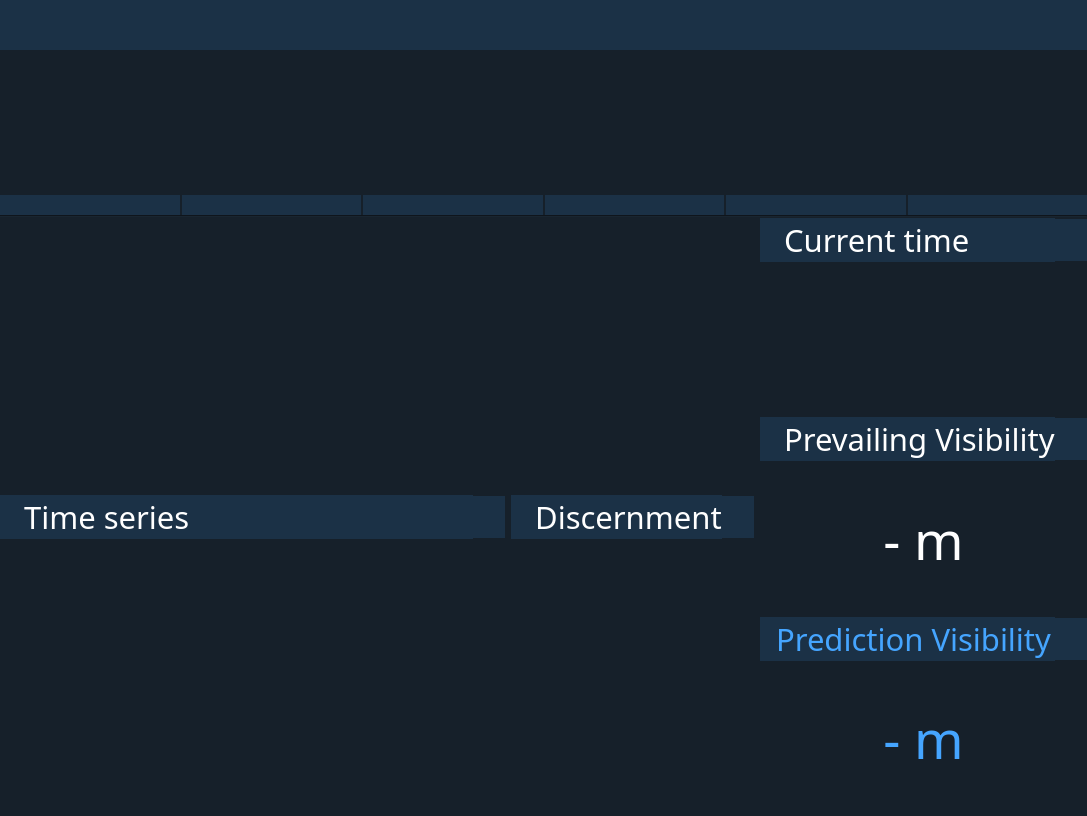
<?xml version="1.0" encoding="UTF-8"?>
<ui version="4.0">
 <class>MainWindow</class>
 <widget class="QMainWindow" name="MainWindow">
  <property name="enabled">
   <bool>true</bool>
  </property>
  <property name="geometry">
   <rect>
    <x>0</x>
    <y>0</y>
    <width>1087</width>
    <height>816</height>
   </rect>
  </property>
  <property name="sizePolicy">
   <sizepolicy hsizetype="Preferred" vsizetype="Preferred">
    <horstretch>0</horstretch>
    <verstretch>0</verstretch>
   </sizepolicy>
  </property>
  <property name="minimumSize">
   <size>
    <width>400</width>
    <height>300</height>
   </size>
  </property>
  <property name="font">
   <font>
    <pointsize>9</pointsize>
    <weight>50</weight>
    <italic>false</italic>
    <bold>false</bold>
   </font>
  </property>
  <property name="mouseTracking">
   <bool>false</bool>
  </property>
  <property name="windowTitle">
   <string>JS-08</string>
  </property>
  <property name="windowIcon">
   <iconset>
    <normaloff>asset/logo.png</normaloff>asset/logo.png</iconset>
  </property>
  <property name="styleSheet">
   <string notr="true">background-color:rgb(22,32,42);
color: rgb(255, 255, 255);</string>
  </property>
  <widget class="QWidget" name="centralwidget">
   <property name="maximumSize">
    <size>
     <width>16777215</width>
     <height>16777215</height>
    </size>
   </property>
   <property name="mouseTracking">
    <bool>false</bool>
   </property>
   <property name="styleSheet">
    <string notr="true"/>
   </property>
   <layout class="QGridLayout" name="gridLayout">
    <property name="leftMargin">
     <number>0</number>
    </property>
    <property name="topMargin">
     <number>0</number>
    </property>
    <property name="rightMargin">
     <number>0</number>
    </property>
    <property name="bottomMargin">
     <number>0</number>
    </property>
    <property name="spacing">
     <number>0</number>
    </property>
    <item row="0" column="0">
     <layout class="QVBoxLayout" name="verticalLayout" stretch="1,10,0,3,0,0">
      <property name="spacing">
       <number>0</number>
      </property>
      <property name="leftMargin">
       <number>0</number>
      </property>
      <property name="rightMargin">
       <number>0</number>
      </property>
      <item>
       <layout class="QHBoxLayout" name="monitoring_horizontalLayout">
        <property name="spacing">
         <number>0</number>
        </property>
        <item>
         <widget class="QLabel" name="thumbnail_info_label_2">
          <property name="sizePolicy">
           <sizepolicy hsizetype="Maximum" vsizetype="Maximum">
            <horstretch>0</horstretch>
            <verstretch>0</verstretch>
           </sizepolicy>
          </property>
          <property name="minimumSize">
           <size>
            <width>0</width>
            <height>50</height>
           </size>
          </property>
          <property name="font">
           <font>
            <family>Noto Sans</family>
            <pointsize>30</pointsize>
           </font>
          </property>
          <property name="styleSheet">
           <string notr="true">background-color:rgb(27,49,70);
color: rgb(255, 0, 0);</string>
          </property>
          <property name="text">
           <string/>
          </property>
         </widget>
        </item>
        <item>
         <widget class="QPushButton" name="logo">
          <property name="sizePolicy">
           <sizepolicy hsizetype="Maximum" vsizetype="Maximum">
            <horstretch>0</horstretch>
            <verstretch>0</verstretch>
           </sizepolicy>
          </property>
          <property name="minimumSize">
           <size>
            <width>0</width>
            <height>50</height>
           </size>
          </property>
          <property name="styleSheet">
           <string notr="true">border:0px;
background-color: #1b3146;</string>
          </property>
          <property name="text">
           <string/>
          </property>
          <property name="icon">
           <iconset>
            <normaloff>asset/f_logo.png</normaloff>asset/f_logo.png</iconset>
          </property>
          <property name="iconSize">
           <size>
            <width>295</width>
            <height>50</height>
           </size>
          </property>
          <property name="autoRepeatDelay">
           <number>300</number>
          </property>
          <property name="autoDefault">
           <bool>true</bool>
          </property>
          <property name="default">
           <bool>true</bool>
          </property>
          <property name="flat">
           <bool>true</bool>
          </property>
         </widget>
        </item>
        <item>
         <widget class="QLabel" name="thumbnail_info_label">
          <property name="sizePolicy">
           <sizepolicy hsizetype="Minimum" vsizetype="Maximum">
            <horstretch>0</horstretch>
            <verstretch>0</verstretch>
           </sizepolicy>
          </property>
          <property name="minimumSize">
           <size>
            <width>0</width>
            <height>50</height>
           </size>
          </property>
          <property name="font">
           <font>
            <family>Noto Sans</family>
            <pointsize>30</pointsize>
           </font>
          </property>
          <property name="styleSheet">
           <string notr="true">background-color:rgb(27,49,70);
color: rgb(255, 0, 0);</string>
          </property>
          <property name="text">
           <string/>
          </property>
         </widget>
        </item>
        <item>
         <widget class="QPushButton" name="maxfev_alert">
          <property name="sizePolicy">
           <sizepolicy hsizetype="Maximum" vsizetype="Maximum">
            <horstretch>0</horstretch>
            <verstretch>0</verstretch>
           </sizepolicy>
          </property>
          <property name="minimumSize">
           <size>
            <width>0</width>
            <height>50</height>
           </size>
          </property>
          <property name="toolTip">
           <string>Optimal parameters not found: Number of calls to function has reached max fev = 5000.</string>
          </property>
          <property name="styleSheet">
           <string notr="true">border:0px;
background-color: #1b3146;</string>
          </property>
          <property name="text">
           <string/>
          </property>
          <property name="icon">
           <iconset>
            <normaloff>asset/alert.png</normaloff>asset/alert.png</iconset>
          </property>
          <property name="iconSize">
           <size>
            <width>30</width>
            <height>30</height>
           </size>
          </property>
          <property name="autoDefault">
           <bool>true</bool>
          </property>
          <property name="default">
           <bool>true</bool>
          </property>
          <property name="flat">
           <bool>true</bool>
          </property>
         </widget>
        </item>
        <item>
         <widget class="QLabel" name="blank_label_2">
          <property name="sizePolicy">
           <sizepolicy hsizetype="Maximum" vsizetype="Maximum">
            <horstretch>0</horstretch>
            <verstretch>0</verstretch>
           </sizepolicy>
          </property>
          <property name="minimumSize">
           <size>
            <width>16</width>
            <height>50</height>
           </size>
          </property>
          <property name="styleSheet">
           <string notr="true">border:0px;
background-color: #1b3146;</string>
          </property>
          <property name="text">
           <string/>
          </property>
         </widget>
        </item>
        <item>
         <widget class="QPushButton" name="alert">
          <property name="sizePolicy">
           <sizepolicy hsizetype="Maximum" vsizetype="Maximum">
            <horstretch>0</horstretch>
            <verstretch>0</verstretch>
           </sizepolicy>
          </property>
          <property name="minimumSize">
           <size>
            <width>0</width>
            <height>50</height>
           </size>
          </property>
          <property name="styleSheet">
           <string notr="true">border:0px;
background-color: #1b3146;</string>
          </property>
          <property name="text">
           <string/>
          </property>
          <property name="icon">
           <iconset>
            <normaloff>asset/green.png</normaloff>asset/green.png</iconset>
          </property>
          <property name="iconSize">
           <size>
            <width>30</width>
            <height>30</height>
           </size>
          </property>
          <property name="autoDefault">
           <bool>true</bool>
          </property>
          <property name="default">
           <bool>true</bool>
          </property>
          <property name="flat">
           <bool>true</bool>
          </property>
         </widget>
        </item>
        <item>
         <widget class="QLabel" name="blank_label_3">
          <property name="sizePolicy">
           <sizepolicy hsizetype="Maximum" vsizetype="Maximum">
            <horstretch>0</horstretch>
            <verstretch>0</verstretch>
           </sizepolicy>
          </property>
          <property name="minimumSize">
           <size>
            <width>16</width>
            <height>50</height>
           </size>
          </property>
          <property name="styleSheet">
           <string notr="true">border:0px;
background-color: #1b3146;</string>
          </property>
          <property name="text">
           <string/>
          </property>
         </widget>
        </item>
        <item>
         <widget class="QPushButton" name="log_view">
          <property name="sizePolicy">
           <sizepolicy hsizetype="Maximum" vsizetype="Maximum">
            <horstretch>0</horstretch>
            <verstretch>0</verstretch>
           </sizepolicy>
          </property>
          <property name="minimumSize">
           <size>
            <width>0</width>
            <height>50</height>
           </size>
          </property>
          <property name="cursor">
           <cursorShape>OpenHandCursor</cursorShape>
          </property>
          <property name="styleSheet">
           <string notr="true">border:0px;
background-color: #1b3146;</string>
          </property>
          <property name="text">
           <string/>
          </property>
          <property name="icon">
           <iconset>
            <normaloff>asset/log.png</normaloff>asset/log.png</iconset>
          </property>
          <property name="iconSize">
           <size>
            <width>40</width>
            <height>40</height>
           </size>
          </property>
          <property name="checkable">
           <bool>false</bool>
          </property>
          <property name="autoDefault">
           <bool>true</bool>
          </property>
          <property name="default">
           <bool>true</bool>
          </property>
          <property name="flat">
           <bool>true</bool>
          </property>
         </widget>
        </item>
        <item>
         <widget class="QLabel" name="blank_label">
          <property name="sizePolicy">
           <sizepolicy hsizetype="Maximum" vsizetype="Maximum">
            <horstretch>0</horstretch>
            <verstretch>0</verstretch>
           </sizepolicy>
          </property>
          <property name="minimumSize">
           <size>
            <width>16</width>
            <height>50</height>
           </size>
          </property>
          <property name="styleSheet">
           <string notr="true">border:0px;
background-color: #1b3146;</string>
          </property>
          <property name="text">
           <string/>
          </property>
         </widget>
        </item>
        <item>
         <widget class="QPushButton" name="setting_button">
          <property name="enabled">
           <bool>true</bool>
          </property>
          <property name="sizePolicy">
           <sizepolicy hsizetype="Maximum" vsizetype="Maximum">
            <horstretch>0</horstretch>
            <verstretch>0</verstretch>
           </sizepolicy>
          </property>
          <property name="minimumSize">
           <size>
            <width>0</width>
            <height>50</height>
           </size>
          </property>
          <property name="cursor">
           <cursorShape>OpenHandCursor</cursorShape>
          </property>
          <property name="styleSheet">
           <string notr="true">border:0px;
background-color: #1b3146;</string>
          </property>
          <property name="text">
           <string/>
          </property>
          <property name="icon">
           <iconset>
            <normaloff>asset/settings.png</normaloff>asset/settings.png</iconset>
          </property>
          <property name="iconSize">
           <size>
            <width>40</width>
            <height>40</height>
           </size>
          </property>
          <property name="autoDefault">
           <bool>true</bool>
          </property>
          <property name="default">
           <bool>true</bool>
          </property>
          <property name="flat">
           <bool>true</bool>
          </property>
         </widget>
        </item>
       </layout>
      </item>
      <item>
       <layout class="QHBoxLayout" name="horizontalLayout_3">
        <item>
         <widget class="QLabel" name="front_label">
          <property name="sizePolicy">
           <sizepolicy hsizetype="Preferred" vsizetype="Maximum">
            <horstretch>0</horstretch>
            <verstretch>0</verstretch>
           </sizepolicy>
          </property>
          <property name="text">
           <string/>
          </property>
         </widget>
        </item>
        <item>
         <widget class="QLabel" name="rear_label">
          <property name="sizePolicy">
           <sizepolicy hsizetype="Preferred" vsizetype="Maximum">
            <horstretch>0</horstretch>
            <verstretch>0</verstretch>
           </sizepolicy>
          </property>
          <property name="text">
           <string/>
          </property>
         </widget>
        </item>
       </layout>
      </item>
      <item>
       <layout class="QVBoxLayout" name="camera_verticalLayout" stretch="0">
        <property name="spacing">
         <number>0</number>
        </property>
        <property name="sizeConstraint">
         <enum>QLayout::SetMaximumSize</enum>
        </property>
        <item>
         <layout class="QHBoxLayout" name="video_horizontalLayout">
          <property name="spacing">
           <number>0</number>
          </property>
          <property name="topMargin">
           <number>0</number>
          </property>
          <property name="bottomMargin">
           <number>0</number>
          </property>
         </layout>
        </item>
       </layout>
      </item>
      <item>
       <layout class="QHBoxLayout" name="thumbnail_horizontalLayout">
        <property name="spacing">
         <number>2</number>
        </property>
        <item>
         <layout class="QVBoxLayout" name="ago6hour_verticalLayout">
          <property name="spacing">
           <number>0</number>
          </property>
          <item>
           <widget class="QLabel" name="label_6hour">
            <property name="sizePolicy">
             <sizepolicy hsizetype="Minimum" vsizetype="Preferred">
              <horstretch>0</horstretch>
              <verstretch>0</verstretch>
             </sizepolicy>
            </property>
            <property name="minimumSize">
             <size>
              <width>0</width>
              <height>0</height>
             </size>
            </property>
            <property name="maximumSize">
             <size>
              <width>16777215</width>
              <height>131</height>
             </size>
            </property>
            <property name="styleSheet">
             <string notr="true"/>
            </property>
            <property name="text">
             <string/>
            </property>
           </widget>
          </item>
          <item>
           <widget class="QLabel" name="label_6hour_time">
            <property name="sizePolicy">
             <sizepolicy hsizetype="Preferred" vsizetype="Maximum">
              <horstretch>0</horstretch>
              <verstretch>0</verstretch>
             </sizepolicy>
            </property>
            <property name="font">
             <font>
              <family>Noto Sans</family>
              <pointsize>11</pointsize>
              <weight>75</weight>
              <bold>true</bold>
             </font>
            </property>
            <property name="styleSheet">
             <string notr="true">background-color:rgb(27,49,70);
color:#ffffff;</string>
            </property>
            <property name="text">
             <string/>
            </property>
            <property name="alignment">
             <set>Qt::AlignCenter</set>
            </property>
           </widget>
          </item>
         </layout>
        </item>
        <item>
         <layout class="QVBoxLayout" name="ago5hour_verticalLayout">
          <property name="spacing">
           <number>0</number>
          </property>
          <item>
           <widget class="QLabel" name="label_5hour">
            <property name="sizePolicy">
             <sizepolicy hsizetype="Minimum" vsizetype="Preferred">
              <horstretch>0</horstretch>
              <verstretch>0</verstretch>
             </sizepolicy>
            </property>
            <property name="minimumSize">
             <size>
              <width>0</width>
              <height>0</height>
             </size>
            </property>
            <property name="maximumSize">
             <size>
              <width>16777215</width>
              <height>131</height>
             </size>
            </property>
            <property name="styleSheet">
             <string notr="true"/>
            </property>
            <property name="text">
             <string/>
            </property>
           </widget>
          </item>
          <item>
           <widget class="QLabel" name="label_5hour_time">
            <property name="sizePolicy">
             <sizepolicy hsizetype="Preferred" vsizetype="Maximum">
              <horstretch>0</horstretch>
              <verstretch>0</verstretch>
             </sizepolicy>
            </property>
            <property name="font">
             <font>
              <family>Noto Sans</family>
              <pointsize>11</pointsize>
              <weight>75</weight>
              <bold>true</bold>
             </font>
            </property>
            <property name="styleSheet">
             <string notr="true">background-color:rgb(27,49,70);
color:#ffffff;</string>
            </property>
            <property name="text">
             <string/>
            </property>
            <property name="alignment">
             <set>Qt::AlignCenter</set>
            </property>
           </widget>
          </item>
         </layout>
        </item>
        <item>
         <layout class="QVBoxLayout" name="ago4hour_verticalLayout">
          <property name="spacing">
           <number>0</number>
          </property>
          <item>
           <widget class="QLabel" name="label_4hour">
            <property name="sizePolicy">
             <sizepolicy hsizetype="Minimum" vsizetype="Preferred">
              <horstretch>0</horstretch>
              <verstretch>0</verstretch>
             </sizepolicy>
            </property>
            <property name="minimumSize">
             <size>
              <width>0</width>
              <height>0</height>
             </size>
            </property>
            <property name="maximumSize">
             <size>
              <width>16777215</width>
              <height>131</height>
             </size>
            </property>
            <property name="styleSheet">
             <string notr="true"/>
            </property>
            <property name="text">
             <string/>
            </property>
           </widget>
          </item>
          <item>
           <widget class="QLabel" name="label_4hour_time">
            <property name="sizePolicy">
             <sizepolicy hsizetype="Preferred" vsizetype="Maximum">
              <horstretch>0</horstretch>
              <verstretch>0</verstretch>
             </sizepolicy>
            </property>
            <property name="font">
             <font>
              <family>Noto Sans</family>
              <pointsize>11</pointsize>
              <weight>75</weight>
              <bold>true</bold>
             </font>
            </property>
            <property name="styleSheet">
             <string notr="true">background-color:rgb(27,49,70);
color:#ffffff;</string>
            </property>
            <property name="text">
             <string/>
            </property>
            <property name="alignment">
             <set>Qt::AlignCenter</set>
            </property>
           </widget>
          </item>
         </layout>
        </item>
        <item>
         <layout class="QVBoxLayout" name="ago3hour_verticalLayout">
          <property name="spacing">
           <number>0</number>
          </property>
          <item>
           <widget class="QLabel" name="label_3hour">
            <property name="sizePolicy">
             <sizepolicy hsizetype="Minimum" vsizetype="Preferred">
              <horstretch>0</horstretch>
              <verstretch>0</verstretch>
             </sizepolicy>
            </property>
            <property name="minimumSize">
             <size>
              <width>0</width>
              <height>0</height>
             </size>
            </property>
            <property name="maximumSize">
             <size>
              <width>16777215</width>
              <height>131</height>
             </size>
            </property>
            <property name="styleSheet">
             <string notr="true"/>
            </property>
            <property name="text">
             <string/>
            </property>
           </widget>
          </item>
          <item>
           <widget class="QLabel" name="label_3hour_time">
            <property name="sizePolicy">
             <sizepolicy hsizetype="Preferred" vsizetype="Maximum">
              <horstretch>0</horstretch>
              <verstretch>0</verstretch>
             </sizepolicy>
            </property>
            <property name="font">
             <font>
              <family>Noto Sans</family>
              <pointsize>11</pointsize>
              <weight>75</weight>
              <bold>true</bold>
             </font>
            </property>
            <property name="styleSheet">
             <string notr="true">background-color:rgb(27,49,70);
color:#ffffff;</string>
            </property>
            <property name="text">
             <string/>
            </property>
            <property name="alignment">
             <set>Qt::AlignCenter</set>
            </property>
           </widget>
          </item>
         </layout>
        </item>
        <item>
         <layout class="QVBoxLayout" name="ago2hour_verticalLayout">
          <property name="spacing">
           <number>0</number>
          </property>
          <item>
           <widget class="QLabel" name="label_2hour">
            <property name="sizePolicy">
             <sizepolicy hsizetype="Minimum" vsizetype="Preferred">
              <horstretch>0</horstretch>
              <verstretch>0</verstretch>
             </sizepolicy>
            </property>
            <property name="minimumSize">
             <size>
              <width>0</width>
              <height>0</height>
             </size>
            </property>
            <property name="maximumSize">
             <size>
              <width>16777215</width>
              <height>131</height>
             </size>
            </property>
            <property name="styleSheet">
             <string notr="true"/>
            </property>
            <property name="text">
             <string/>
            </property>
           </widget>
          </item>
          <item>
           <widget class="QLabel" name="label_2hour_time">
            <property name="sizePolicy">
             <sizepolicy hsizetype="Preferred" vsizetype="Maximum">
              <horstretch>0</horstretch>
              <verstretch>0</verstretch>
             </sizepolicy>
            </property>
            <property name="font">
             <font>
              <family>Noto Sans</family>
              <pointsize>11</pointsize>
              <weight>75</weight>
              <bold>true</bold>
             </font>
            </property>
            <property name="styleSheet">
             <string notr="true">background-color:rgb(27,49,70);
color:#ffffff;</string>
            </property>
            <property name="text">
             <string/>
            </property>
            <property name="alignment">
             <set>Qt::AlignCenter</set>
            </property>
           </widget>
          </item>
         </layout>
        </item>
        <item>
         <layout class="QVBoxLayout" name="ago1hour_verticalLayout">
          <property name="spacing">
           <number>0</number>
          </property>
          <item>
           <widget class="QLabel" name="label_1hour">
            <property name="sizePolicy">
             <sizepolicy hsizetype="Minimum" vsizetype="Preferred">
              <horstretch>0</horstretch>
              <verstretch>0</verstretch>
             </sizepolicy>
            </property>
            <property name="minimumSize">
             <size>
              <width>0</width>
              <height>0</height>
             </size>
            </property>
            <property name="maximumSize">
             <size>
              <width>16777215</width>
              <height>131</height>
             </size>
            </property>
            <property name="styleSheet">
             <string notr="true"/>
            </property>
            <property name="text">
             <string/>
            </property>
           </widget>
          </item>
          <item>
           <widget class="QLabel" name="label_1hour_time">
            <property name="sizePolicy">
             <sizepolicy hsizetype="Preferred" vsizetype="Maximum">
              <horstretch>0</horstretch>
              <verstretch>0</verstretch>
             </sizepolicy>
            </property>
            <property name="font">
             <font>
              <family>Noto Sans</family>
              <pointsize>11</pointsize>
              <weight>75</weight>
              <bold>true</bold>
             </font>
            </property>
            <property name="styleSheet">
             <string notr="true">background-color:rgb(27,49,70);
color:#ffffff;</string>
            </property>
            <property name="text">
             <string/>
            </property>
            <property name="alignment">
             <set>Qt::AlignCenter</set>
            </property>
           </widget>
          </item>
         </layout>
        </item>
       </layout>
      </item>
      <item>
       <widget class="Line" name="line">
        <property name="orientation">
         <enum>Qt::Horizontal</enum>
        </property>
       </widget>
      </item>
      <item>
       <layout class="QHBoxLayout" name="data_horizontalLayout" stretch="3,2,0">
        <property name="sizeConstraint">
         <enum>QLayout::SetMinimumSize</enum>
        </property>
        <item>
         <layout class="QHBoxLayout" name="horizontalLayout">
          <property name="spacing">
           <number>6</number>
          </property>
          <item>
           <layout class="QVBoxLayout" name="verticalLayout_2">
            <property name="spacing">
             <number>0</number>
            </property>
            <item>
             <layout class="QHBoxLayout" name="horizontalLayout_2">
              <property name="spacing">
               <number>0</number>
              </property>
              <item>
               <widget class="QLabel" name="timeseries_label_2">
                <property name="sizePolicy">
                 <sizepolicy hsizetype="Minimum" vsizetype="Maximum">
                  <horstretch>0</horstretch>
                  <verstretch>0</verstretch>
                 </sizepolicy>
                </property>
                <property name="font">
                 <font>
                  <family>Noto Sans</family>
                  <pointsize>23</pointsize>
                 </font>
                </property>
                <property name="styleSheet">
                 <string notr="true">background-color:rgb(27,49,70);
color: #ffffff;</string>
                </property>
                <property name="text">
                 <string>   Time series</string>
                </property>
               </widget>
              </item>
              <item>
               <widget class="QPushButton" name="timeseries_button_2">
                <property name="sizePolicy">
                 <sizepolicy hsizetype="Maximum" vsizetype="Maximum">
                  <horstretch>0</horstretch>
                  <verstretch>0</verstretch>
                 </sizepolicy>
                </property>
                <property name="minimumSize">
                 <size>
                  <width>0</width>
                  <height>42</height>
                 </size>
                </property>
                <property name="styleSheet">
                 <string notr="true">border:0px;
background-color: #1b3146;</string>
                </property>
                <property name="text">
                 <string/>
                </property>
                <property name="icon">
                 <iconset>
                  <normaloff>asset/graph.png</normaloff>asset/graph.png</iconset>
                </property>
                <property name="iconSize">
                 <size>
                  <width>32</width>
                  <height>32</height>
                 </size>
                </property>
                <property name="autoDefault">
                 <bool>true</bool>
                </property>
                <property name="default">
                 <bool>true</bool>
                </property>
                <property name="flat">
                 <bool>true</bool>
                </property>
               </widget>
              </item>
             </layout>
            </item>
            <item>
             <layout class="QVBoxLayout" name="graph_horizontalLayout"/>
            </item>
           </layout>
          </item>
          <item>
           <layout class="QVBoxLayout" name="timeseries_verticalLayout">
            <property name="spacing">
             <number>0</number>
            </property>
            <property name="sizeConstraint">
             <enum>QLayout::SetMinimumSize</enum>
            </property>
            <property name="rightMargin">
             <number>6</number>
            </property>
            <item>
             <layout class="QHBoxLayout" name="timeseries_horizontalLayout">
              <property name="spacing">
               <number>0</number>
              </property>
              <item>
               <widget class="QLabel" name="timeseries_label">
                <property name="sizePolicy">
                 <sizepolicy hsizetype="Minimum" vsizetype="Maximum">
                  <horstretch>0</horstretch>
                  <verstretch>0</verstretch>
                 </sizepolicy>
                </property>
                <property name="font">
                 <font>
                  <family>Noto Sans</family>
                  <pointsize>23</pointsize>
                 </font>
                </property>
                <property name="styleSheet">
                 <string notr="true">background-color:rgb(27,49,70);
color: #ffffff;</string>
                </property>
                <property name="text">
                 <string>   Discernment</string>
                </property>
               </widget>
              </item>
              <item>
               <widget class="QPushButton" name="timeseries_button">
                <property name="sizePolicy">
                 <sizepolicy hsizetype="Maximum" vsizetype="Maximum">
                  <horstretch>0</horstretch>
                  <verstretch>0</verstretch>
                 </sizepolicy>
                </property>
                <property name="minimumSize">
                 <size>
                  <width>0</width>
                  <height>42</height>
                 </size>
                </property>
                <property name="styleSheet">
                 <string notr="true">border:0px;
background-color: #1b3146;</string>
                </property>
                <property name="text">
                 <string/>
                </property>
                <property name="icon">
                 <iconset>
                  <normaloff>asset/polar.png</normaloff>asset/polar.png</iconset>
                </property>
                <property name="iconSize">
                 <size>
                  <width>35</width>
                  <height>35</height>
                 </size>
                </property>
                <property name="autoDefault">
                 <bool>true</bool>
                </property>
                <property name="default">
                 <bool>true</bool>
                </property>
                <property name="flat">
                 <bool>true</bool>
                </property>
               </widget>
              </item>
             </layout>
            </item>
            <item>
             <layout class="QHBoxLayout" name="polar_horizontalLayout"/>
            </item>
           </layout>
          </item>
         </layout>
        </item>
        <item>
         <layout class="QVBoxLayout" name="verticalLayout_3">
          <item>
           <layout class="QHBoxLayout" name="horizontalLayout_4"/>
          </item>
          <item>
           <layout class="QHBoxLayout" name="horizontalLayout_6"/>
          </item>
         </layout>
        </item>
        <item>
         <layout class="QVBoxLayout" name="etc_verticalLayout" stretch="0,0,0,0,0,0">
          <property name="sizeConstraint">
           <enum>QLayout::SetDefaultConstraint</enum>
          </property>
          <item>
           <layout class="QHBoxLayout" name="time_horizontalLayout">
            <property name="spacing">
             <number>0</number>
            </property>
            <property name="sizeConstraint">
             <enum>QLayout::SetMinimumSize</enum>
            </property>
            <item>
             <widget class="QLabel" name="time_label">
              <property name="sizePolicy">
               <sizepolicy hsizetype="Minimum" vsizetype="Minimum">
                <horstretch>0</horstretch>
                <verstretch>0</verstretch>
               </sizepolicy>
              </property>
              <property name="font">
               <font>
                <family>Noto Sans</family>
                <pointsize>23</pointsize>
               </font>
              </property>
              <property name="styleSheet">
               <string notr="true">background-color:rgb(27,49,70);
color: #ffffff;</string>
              </property>
              <property name="text">
               <string>   Current time</string>
              </property>
             </widget>
            </item>
            <item>
             <widget class="QPushButton" name="time_button">
              <property name="sizePolicy">
               <sizepolicy hsizetype="Maximum" vsizetype="Maximum">
                <horstretch>0</horstretch>
                <verstretch>0</verstretch>
               </sizepolicy>
              </property>
              <property name="minimumSize">
               <size>
                <width>0</width>
                <height>42</height>
               </size>
              </property>
              <property name="styleSheet">
               <string notr="true">border:0px;
background-color: #1b3146;</string>
              </property>
              <property name="text">
               <string/>
              </property>
              <property name="icon">
               <iconset>
                <normaloff>asset/clock.png</normaloff>asset/clock.png</iconset>
              </property>
              <property name="iconSize">
               <size>
                <width>32</width>
                <height>32</height>
               </size>
              </property>
             </widget>
            </item>
           </layout>
          </item>
          <item>
           <widget class="QLabel" name="real_time_label">
            <property name="sizePolicy">
             <sizepolicy hsizetype="Preferred" vsizetype="Preferred">
              <horstretch>0</horstretch>
              <verstretch>0</verstretch>
             </sizepolicy>
            </property>
            <property name="font">
             <font>
              <family>Noto Sans</family>
              <pointsize>40</pointsize>
             </font>
            </property>
            <property name="styleSheet">
             <string notr="true">color:#ffffff;</string>
            </property>
            <property name="text">
             <string/>
            </property>
            <property name="alignment">
             <set>Qt::AlignCenter</set>
            </property>
           </widget>
          </item>
          <item>
           <layout class="QHBoxLayout" name="prevailing_vis_horizontalLayout">
            <property name="spacing">
             <number>0</number>
            </property>
            <property name="sizeConstraint">
             <enum>QLayout::SetMinimumSize</enum>
            </property>
            <item>
             <widget class="QLabel" name="prevailing_vis_label">
              <property name="sizePolicy">
               <sizepolicy hsizetype="Minimum" vsizetype="Minimum">
                <horstretch>0</horstretch>
                <verstretch>0</verstretch>
               </sizepolicy>
              </property>
              <property name="font">
               <font>
                <family>Noto Sans</family>
                <pointsize>23</pointsize>
               </font>
              </property>
              <property name="styleSheet">
               <string notr="true">background-color:rgb(27,49,70);
color: #ffffff;</string>
              </property>
              <property name="text">
               <string>   Prevailing Visibility</string>
              </property>
             </widget>
            </item>
            <item>
             <widget class="QPushButton" name="prevailing_vis_button">
              <property name="enabled">
               <bool>true</bool>
              </property>
              <property name="sizePolicy">
               <sizepolicy hsizetype="Maximum" vsizetype="Maximum">
                <horstretch>0</horstretch>
                <verstretch>0</verstretch>
               </sizepolicy>
              </property>
              <property name="minimumSize">
               <size>
                <width>0</width>
                <height>42</height>
               </size>
              </property>
              <property name="styleSheet">
               <string notr="true">border:0px;
background-color: #1b3146;</string>
              </property>
              <property name="text">
               <string/>
              </property>
              <property name="icon">
               <iconset>
                <normaloff>asset/vis.png</normaloff>asset/vis.png</iconset>
              </property>
              <property name="iconSize">
               <size>
                <width>32</width>
                <height>32</height>
               </size>
              </property>
             </widget>
            </item>
           </layout>
          </item>
          <item>
           <widget class="QLabel" name="c_vis_label">
            <property name="sizePolicy">
             <sizepolicy hsizetype="Preferred" vsizetype="Preferred">
              <horstretch>0</horstretch>
              <verstretch>0</verstretch>
             </sizepolicy>
            </property>
            <property name="font">
             <font>
              <family>Noto Sans</family>
              <pointsize>40</pointsize>
             </font>
            </property>
            <property name="styleSheet">
             <string notr="true">color:#ffffff;</string>
            </property>
            <property name="text">
             <string>- m</string>
            </property>
            <property name="alignment">
             <set>Qt::AlignCenter</set>
            </property>
           </widget>
          </item>
          <item>
           <layout class="QHBoxLayout" name="prediction_vis_horizontalLayout">
            <property name="spacing">
             <number>0</number>
            </property>
            <item>
             <widget class="QLabel" name="label">
              <property name="sizePolicy">
               <sizepolicy hsizetype="Minimum" vsizetype="Minimum">
                <horstretch>0</horstretch>
                <verstretch>0</verstretch>
               </sizepolicy>
              </property>
              <property name="font">
               <font>
                <family>Noto Sans</family>
                <pointsize>23</pointsize>
               </font>
              </property>
              <property name="styleSheet">
               <string notr="true">background-color:rgb(27,49,70);color: rgb(69, 165, 255);</string>
              </property>
              <property name="text">
               <string>  Prediction Visibility</string>
              </property>
             </widget>
            </item>
            <item>
             <widget class="QPushButton" name="button">
              <property name="sizePolicy">
               <sizepolicy hsizetype="Maximum" vsizetype="Maximum">
                <horstretch>0</horstretch>
                <verstretch>0</verstretch>
               </sizepolicy>
              </property>
              <property name="minimumSize">
               <size>
                <width>0</width>
                <height>42</height>
               </size>
              </property>
              <property name="styleSheet">
               <string notr="true">border:0px;background-color:rgb(27,49,70);color: rgb(69, 165, 255);</string>
              </property>
              <property name="text">
               <string/>
              </property>
              <property name="icon">
               <iconset>
                <normaloff>asset/pre_vis_1.png</normaloff>asset/pre_vis_1.png</iconset>
              </property>
              <property name="iconSize">
               <size>
                <width>32</width>
                <height>32</height>
               </size>
              </property>
              <property name="flat">
               <bool>false</bool>
              </property>
             </widget>
            </item>
           </layout>
          </item>
          <item>
           <widget class="QLabel" name="p_vis_label">
            <property name="sizePolicy">
             <sizepolicy hsizetype="Preferred" vsizetype="Preferred">
              <horstretch>0</horstretch>
              <verstretch>0</verstretch>
             </sizepolicy>
            </property>
            <property name="font">
             <font>
              <family>Noto Sans</family>
              <pointsize>40</pointsize>
             </font>
            </property>
            <property name="styleSheet">
             <string notr="true">color: rgb(69, 165, 255);</string>
            </property>
            <property name="text">
             <string>- m</string>
            </property>
            <property name="alignment">
             <set>Qt::AlignCenter</set>
            </property>
           </widget>
          </item>
         </layout>
        </item>
       </layout>
      </item>
     </layout>
    </item>
   </layout>
  </widget>
  <action name="actionExit">
   <property name="text">
    <string>&amp;Quit</string>
   </property>
   <property name="toolTip">
    <string>Exit</string>
   </property>
   <property name="statusTip">
    <string>Exit JS-06</string>
   </property>
   <property name="shortcut">
    <string>Ctrl+W</string>
   </property>
  </action>
  <action name="actionsd">
   <property name="text">
    <string>sd</string>
   </property>
  </action>
  <action name="actionkm">
   <property name="checkable">
    <bool>true</bool>
   </property>
   <property name="enabled">
    <bool>true</bool>
   </property>
   <property name="text">
    <string>km</string>
   </property>
  </action>
  <action name="actionmi">
   <property name="checkable">
    <bool>true</bool>
   </property>
   <property name="enabled">
    <bool>true</bool>
   </property>
   <property name="text">
    <string>mi</string>
   </property>
  </action>
  <action name="actionInference">
   <property name="checkable">
    <bool>true</bool>
   </property>
   <property name="checked">
    <bool>false</bool>
   </property>
   <property name="text">
    <string>Inference</string>
   </property>
   <property name="shortcut">
    <string>I</string>
   </property>
  </action>
  <action name="actionEdit_Target">
   <property name="checkable">
    <bool>false</bool>
   </property>
   <property name="text">
    <string>Edit &amp;Target</string>
   </property>
  </action>
  <action name="actionEdit_Camera">
   <property name="enabled">
    <bool>true</bool>
   </property>
   <property name="text">
    <string>Edit &amp;Camera Info</string>
   </property>
  </action>
  <action name="actionAbout">
   <property name="text">
    <string>About</string>
   </property>
  </action>
  <action name="actionConfiguration">
   <property name="text">
    <string>Con&amp;figuration</string>
   </property>
  </action>
 </widget>
 <resources/>
 <connections>
  <connection>
   <sender>actionExit</sender>
   <signal>triggered()</signal>
   <receiver>MainWindow</receiver>
   <slot>close()</slot>
   <hints>
    <hint type="sourcelabel">
     <x>-1</x>
     <y>-1</y>
    </hint>
    <hint type="destinationlabel">
     <x>187</x>
     <y>228</y>
    </hint>
   </hints>
  </connection>
 </connections>
</ui>
